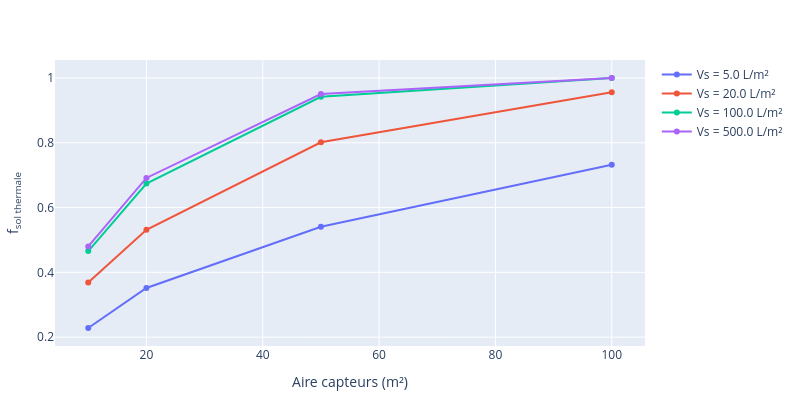

Write notebook code for a chart like this one.
### Code cell
# Trace
traces = [scatter(x = ustrip.(stats.Ag[stats.Vs .== v]),
                  y = ustrip.(f_sol_thermal[stats.Vs .== v]),
                  mode = "lines+markers",
                  name = "Vs = $(ustrip(v)) L/m²")
          for v in unique(stats.Vs)]

# Plot
fig = plot(traces, Layout(width = 800, height = 400,
                           xaxis_title = "Aire capteurs (m²)",
                           yaxis_title = "f<sub>sol,thermale</sub>"))

# Save
display(fig)
savefig(fig, "f_sol_th-Ag.png", scale = 5)

### Figure 1 — Plotly figure (JSON) as saved in the notebook; plotly's stock layout.template omitted (floating-point values rounded to 4 significant figures)
{"data": [{"mode": "lines+markers", "name": "Vs = 5.0 L/m²", "type": "scatter", "x": [10, 20, 50, 100], "y": [0.2284, 0.3518, 0.5409, 0.7319]}, {"mode": "lines+markers", "name": "Vs = 20.0 L/m²", "type": "scatter", "x": [10, 20, 50, 100], "y": [0.3686, 0.5313, 0.8015, 0.9557]}, {"mode": "lines+markers", "name": "Vs = 100.0 L/m²", "type": "scatter", "x": [10, 20, 50, 100], "y": [0.4657, 0.6739, 0.9419, 0.9995]}, {"mode": "lines+markers", "name": "Vs = 500.0 L/m²", "type": "scatter", "x": [10, 20, 50, 100], "y": [0.4801, 0.6914, 0.9504, 0.9997]}], "layout": {"height": 400, "margin": {"b": 50, "l": 50, "r": 50, "t": 60}, "width": 800, "xaxis": {"title": {"text": "Aire capteurs (m²)"}}, "yaxis": {"title": {"text": "f<sub>sol thermale</sub>"}}}}
